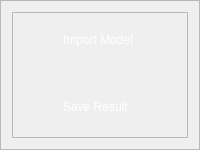
                 <widget class="QFrame" name="Model_Manage">
                  <property name="minimumSize">
                   <size>
                    <width>190</width>
                    <height>150</height>
                   </size>
                  </property>
                  <property name="styleSheet">
                   <string notr="true">QWidget#Model_Manage{
border:2px solid rgba(255, 255, 255, 70);
border-radius:15px;
}</string>
                  </property>
                  <property name="frameShape">
                   <enum>QFrame::Shape::StyledPanel</enum>
                  </property>
                  <property name="frameShadow">
                   <enum>QFrame::Shadow::Raised</enum>
                  </property>
                  <layout class="QVBoxLayout" name="verticalLayout_16">
                   <item>
                    <widget class="QFrame" name="frame_4">
                     <property name="frameShape">
                      <enum>QFrame::Shape::StyledPanel</enum>
                     </property>
                     <property name="frameShadow">
                      <enum>QFrame::Shadow::Raised</enum>
                     </property>
                     <layout class="QVBoxLayout" name="verticalLayout_17">
                      <property name="spacing">
                       <number>9</number>
                      </property>
                      <property name="leftMargin">
                       <number>0</number>
                      </property>
                      <property name="topMargin">
                       <number>0</number>
                      </property>
                      <property name="rightMargin">
                       <number>0</number>
                      </property>
                      <property name="bottomMargin">
                       <number>0</number>
                      </property>
                      <item>
                       <widget class="QPushButton" name="import_button">
                        <property name="sizePolicy">
                         <sizepolicy hsizetype="Expanding" vsizetype="Preferred">
                          <horstretch>0</horstretch>
                          <verstretch>0</verstretch>
                         </sizepolicy>
                        </property>
                        <property name="styleSheet">
                         <string notr="true">QPushButton{
	background-image:url(:/setting /images/newsize/import.png);
	background-repeat: no-repeat;
	background-position: left center;
	border: none;	
	border-left: 10px solid transparent;
	text-align: left;
	padding-left: 40px;
	padding-bottom: 4px;
	color: white;
	font: 700 13pt &quot;Nirmala UI&quot;;
}
QPushButton:hover{
	background-color: rgba(114, 129, 214, 59);
}</string>
                        </property>
                        <property name="text">
                         <string>Import Model</string>
                        </property>
                       </widget>
                      </item>
                      <item>
                       <widget class="QPushButton" name="save_button">
                        <property name="sizePolicy">
                         <sizepolicy hsizetype="Expanding" vsizetype="Preferred">
                          <horstretch>0</horstretch>
                          <verstretch>0</verstretch>
                         </sizepolicy>
                        </property>
                        <property name="styleSheet">
                         <string notr="true">QPushButton{
	background-image:url(:/setting /images/newsize/save.png);
	background-repeat: no-repeat;
	background-position: left center;
	border: none;	
	border-left: 10px solid transparent;
	text-align: left;
	padding-left: 40px;
	padding-bottom: 4px;
	color: white;
	font: 700 13pt &quot;Nirmala UI&quot;;
}
QPushButton:hover{
	background-color: rgba(114, 129, 214, 59);
}</string>
                        </property>
                        <property name="text">
                         <string>Save Result</string>
                        </property>
                        <property name="checkable">
                         <bool>false</bool>
                        </property>
                       </widget>
                      </item>
                     </layout>
                    </widget>
                   </item>
                  </layout>
                 </widget>
